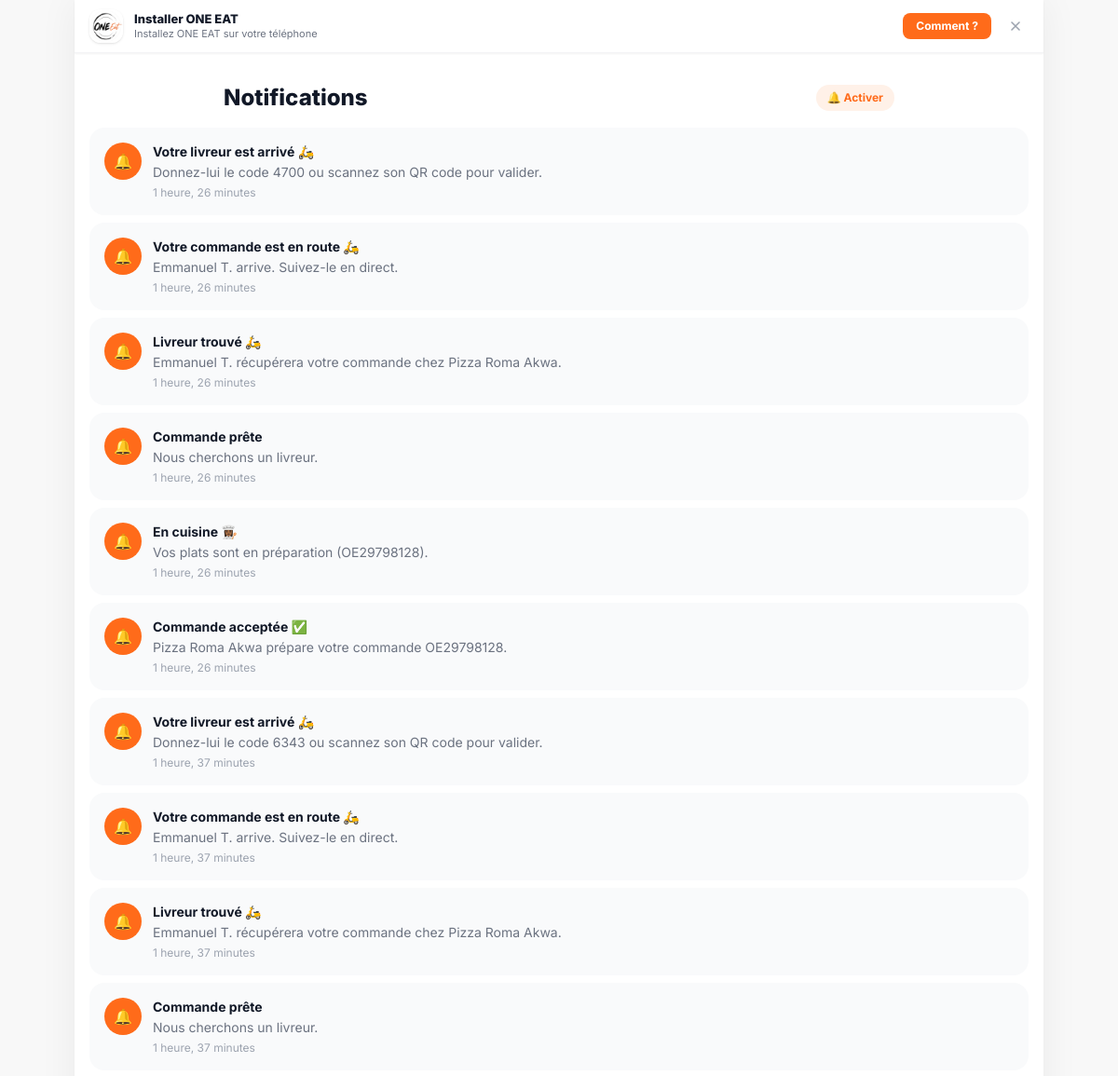
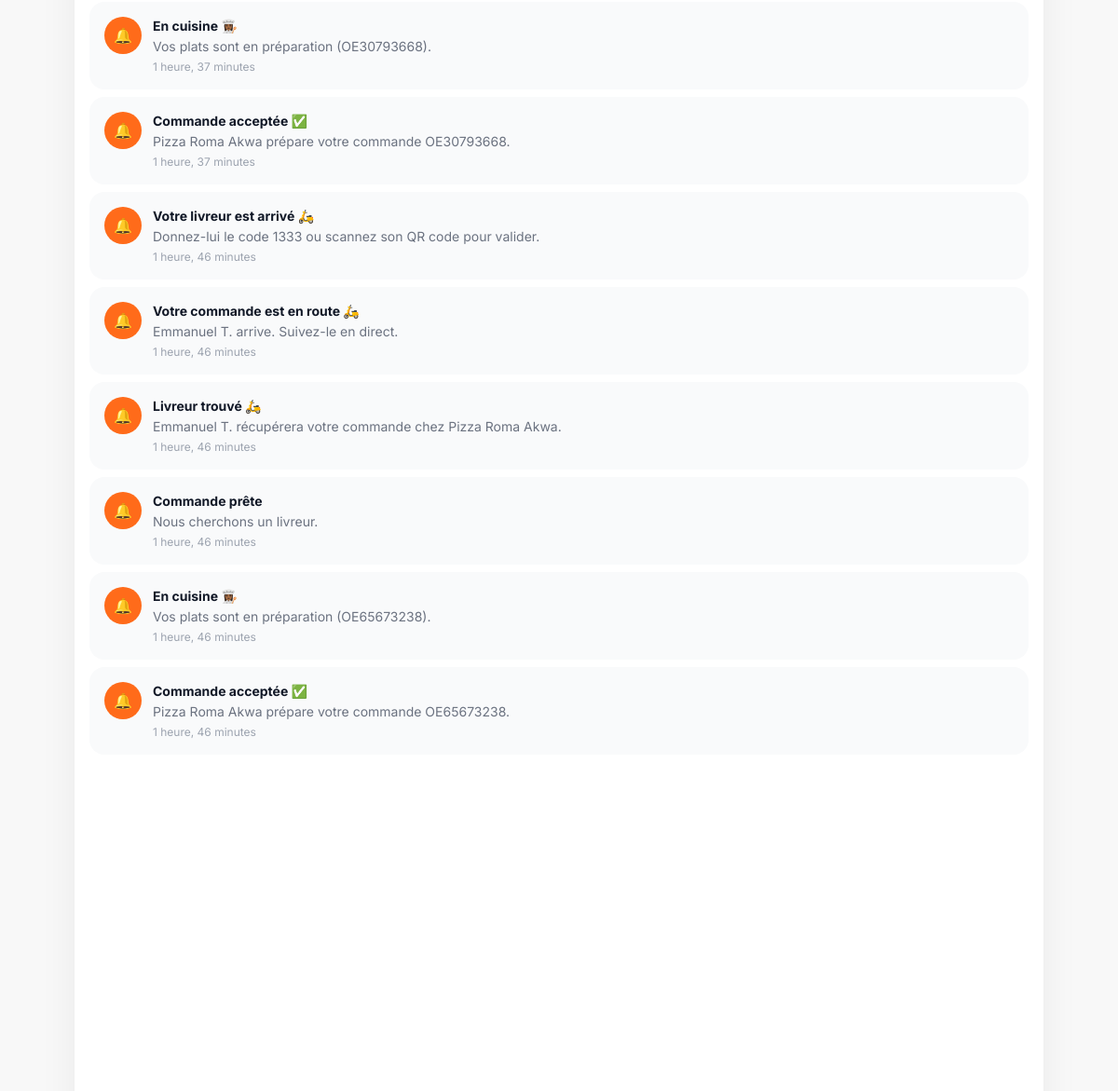
Screenshot of /notifications/ (signed in) with the database file from the repository (2 pictures, top to bottom).
### apps/core/models.py (models this page shows, shortened)
class TimeStampedModel(models.Model):
    created_at = models.DateTimeField(auto_now_add=True)
    updated_at = models.DateTimeField(auto_now=True)
    class Meta:
        abstract = True

class Notification(TimeStampedModel):
    user = models.ForeignKey(
        settings.AUTH_USER_MODEL, on_delete=models.CASCADE, related_name="notifications")
    title = models.CharField(max_length=140)
    body = models.TextField(blank=True)
    url = models.CharField(max_length=255, blank=True)
    icon = models.CharField(max_length=255, blank=True)
    is_read = models.BooleanField(default=False)
    class Meta:
        ordering = ["-created_at"]

### apps/core/views.py (the view)
# urls.py: path("notifications/", views.notifications, name="notifications"),
@login_required
def notifications(request):
    notifs = request.user.notifications.all()[:50]
    request.user.notifications.filter(is_read=False).update(is_read=True)
    return render(request, "client/notifications.html", {"notifications": notifs})

### apps/core/context_processors.py (called while the page is built)
def brand(request):
    unread = active_orders = 0
    if request.user.is_authenticated:
        unread = request.user.notifications.filter(is_read=False).count()
        active_orders = request.user.orders.exclude(status__in=["delivered", "cancelled"]).count()
    cart = request.session.get("cart", {}) if hasattr(request, "session") else {}
    return {
        "BRAND_NAME": "ONE EAT",
        "CURRENCY": settings.CURRENCY,
        "DEFAULT_CITY": settings.DEFAULT_CITY,
        "DOUALA_CENTER": settings.DOUALA_CENTER,
        "VAPID_PUBLIC_KEY": settings.VAPID_PUBLIC_KEY,
        "unread_notifications": unread,
        "active_order_count": active_orders,
        "cart_count": sum(i.get("qty", 0) for i in cart.values()),
    }

### templates/client/notifications.html (shortened to what this page needs)
{% extends "client/base.html" %}
{% block content %}
<div class="px-4 pt-5 md:mx-auto md:max-w-3xl md:px-6 md:pt-8">
  <div class="flex items-center justify-between">
    <h1 class="text-2xl font-extrabold text-gray-900">Notifications</h1>
    <button onclick="OE.enablePush('{{ VAPID_PUBLIC_KEY }}')" class="text-xs font-bold text-brand bg-brand-50 px-3 py-1.5 rounded-full">🔔 Activer</button>
  </div>
</div>
<div class="px-4 mt-4 space-y-2">
  {% for n in notifications %}
  <a href="{{ n.url|default:'#' }}" class="flex gap-3 p-4 rounded-2xl {% if not n.is_read %}bg-brand-50{% else %}bg-gray-50{% endif %}">
    <div class="w-10 h-10 rounded-full bg-brand text-white flex items-center justify-center flex-shrink-0">🔔</div>
    <div class="flex-1 min-w-0">
      <p class="font-bold text-gray-900 text-sm">{{ n.title }}</p>
      <p class="text-gray-500 text-sm mt-0.5">{{ n.body }}</p>
      <p class="text-gray-400 text-xs mt-1">{{ n.created_at|timesince }}</p>
    </div>
  </a>
  {% empty %}
  <div class="text-center py-20"><div class="text-6xl">🔔</div><p class="mt-4 text-gray-500">Aucune notification</p></div>
  {% endfor %}
</div>
{% endblock %}

### templates/base.html (style rules this page uses)
html,body { -webkit-tap-highlight-color:transparent; }
body { font-family:'Inter',system-ui,sans-serif; background:#f8f8f8; }
body { -webkit-font-smoothing:antialiased; font-feature-settings:"cv11","ss01"; }

### rows the page displays
Notification: title "Votre livreur est arrivé 🛵", body "Donnez-lui le code 4700 ou scannez son QR code pour valider.", created_at "1 heure, 26 minutes"
Notification: title "Votre commande est en route 🛵", body "Emmanuel T. arrive. Suivez-le en direct.", created_at "1 heure, 26 minutes"
Notification: title "Livreur trouvé 🛵", body "Emmanuel T. récupérera votre commande chez Pizza Roma Akwa.", created_at "1 heure, 26 minutes"
Notification: title "Commande prête", body "Nous cherchons un livreur.", created_at "1 heure, 26 minutes"
Notification: title "En cuisine 👩🏾‍🍳", body "Vos plats sont en préparation (OE29798128).", created_at "1 heure, 26 minutes"
Notification: title "Commande acceptée ✅", body "Pizza Roma Akwa prépare votre commande OE29798128.", created_at "1 heure, 26 minutes"
Notification: title "Votre livreur est arrivé 🛵", body "Donnez-lui le code 6343 ou scannez son QR code pour valider.", created_at "1 heure, 37 minutes"
Notification: title "Votre commande est en route 🛵", body "Emmanuel T. arrive. Suivez-le en direct.", created_at "1 heure, 37 minutes"
Notification: title "Livreur trouvé 🛵", body "Emmanuel T. récupérera votre commande chez Pizza Roma Akwa.", created_at "1 heure, 37 minutes"
Notification: title "Commande prête", body "Nous cherchons un livreur.", created_at "1 heure, 37 minutes"
Notification: title "En cuisine 👩🏾‍🍳", body "Vos plats sont en préparation (OE30793668).", created_at "1 heure, 37 minutes"
Notification: title "Commande acceptée ✅", body "Pizza Roma Akwa prépare votre commande OE30793668.", created_at "1 heure, 37 minutes"
Notification: title "Votre livreur est arrivé 🛵", body "Donnez-lui le code 1333 ou scannez son QR code pour valider.", created_at "1 heure, 46 minutes"
Notification: title "Votre commande est en route 🛵", body "Emmanuel T. arrive. Suivez-le en direct.", created_at "1 heure, 46 minutes"
Notification: title "Livreur trouvé 🛵", body "Emmanuel T. récupérera votre commande chez Pizza Roma Akwa.", created_at "1 heure, 46 minutes"
Notification: title "Commande prête", body "Nous cherchons un livreur.", created_at "1 heure, 46 minutes"
Notification: title "En cuisine 👩🏾‍🍳", body "Vos plats sont en préparation (OE65673238).", created_at "1 heure, 46 minutes"
Notification: title "Commande acceptée ✅", body "Pizza Roma Akwa prépare votre commande OE65673238.", created_at "1 heure, 46 minutes"
